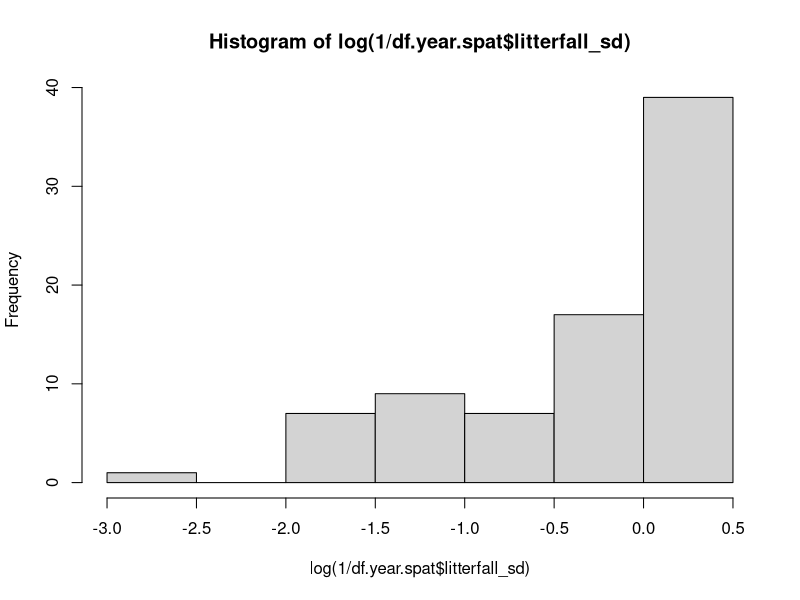
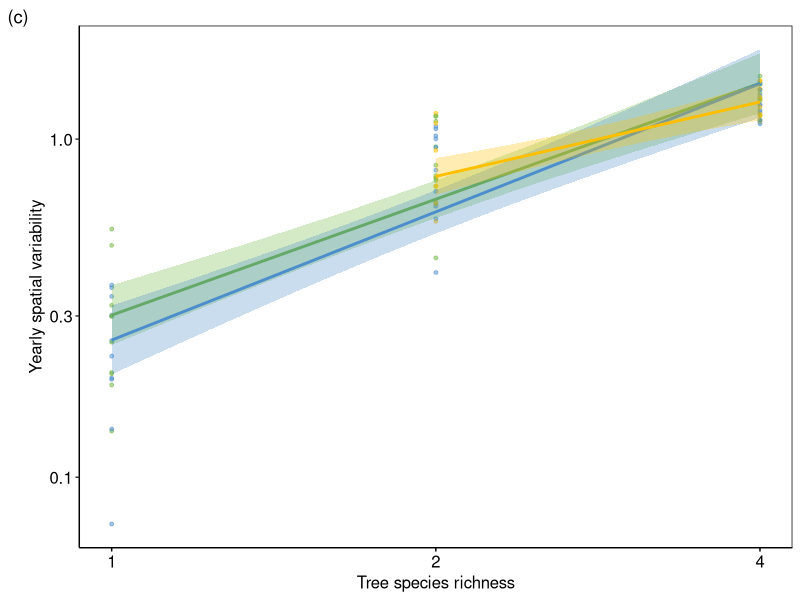
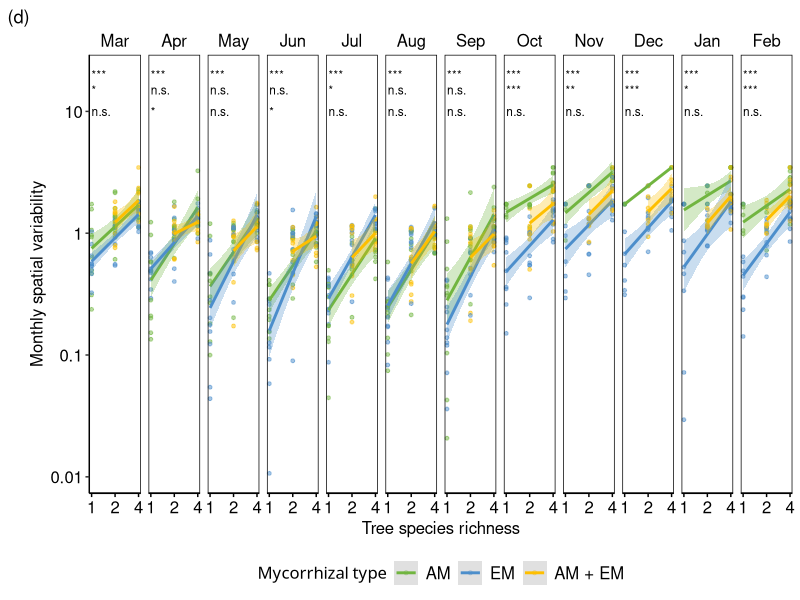
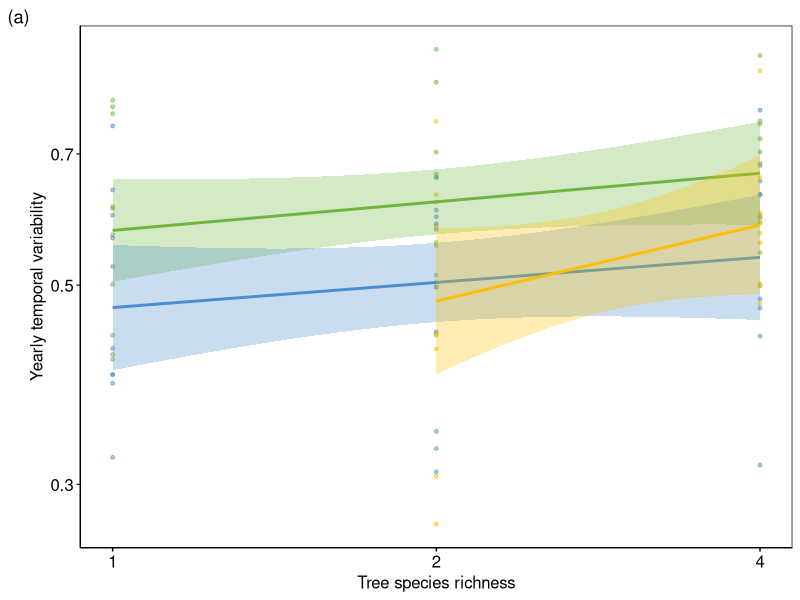
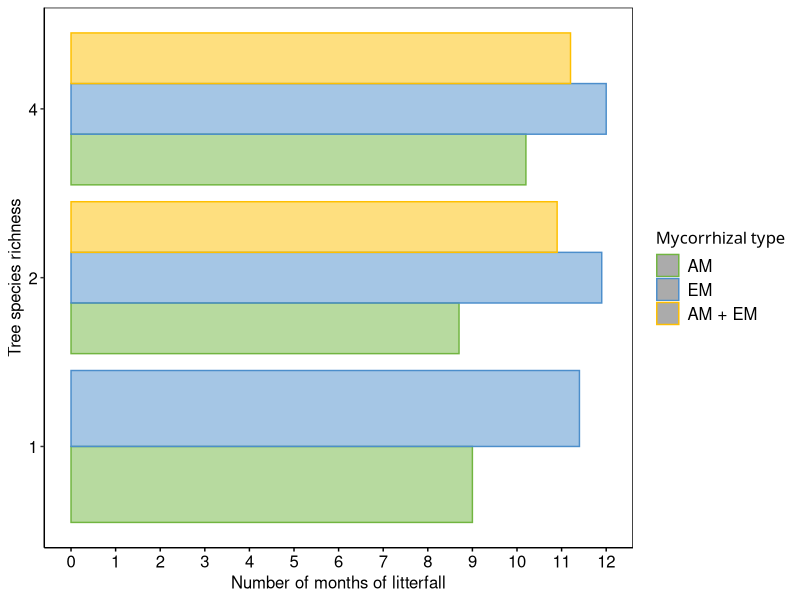
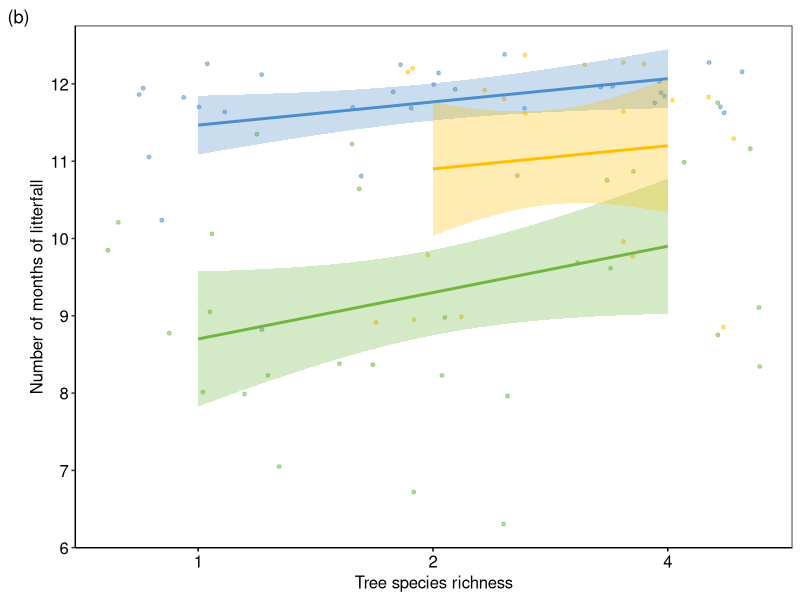
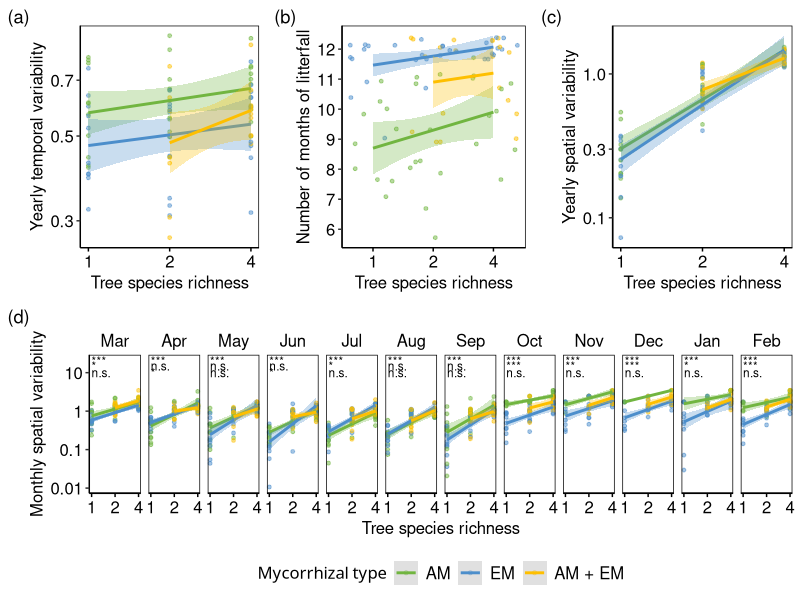

The R source for these figures, in order: (Note: this script raises an error after producing the figures.)
#---------------------------------------------------------------------
# MyDiv experiment; Litterfall data March 2023 - February 2024
# 2024-05-22
# temporal and spatial variability + temporal coverage of litter fall
# by Elisabeth Bönisch (elisabeth.boenisch@idiv.de)

#============================ Packages ===============================

rm(list=ls())

library(readr)
library(readxl)
library(tidyverse)
library(nlme)
library(lme4)
library(lmerTest)

#============================ Dataset ===============================

df.all.wide.info <- read.csv("1-data/2-1-data-handling/2-1-1-Full-data-wideformat-MyDiv-litter-dryweight-m2.csv")

# NO! average across traps ####
df.all.wide.trap <- df.all.wide.info 

df.all.wide.trap$div<-as.factor(df.all.wide.trap$tree_species_richness)
df.all.wide.trap$blk<-as.factor(df.all.wide.trap$block)
df.all.wide.trap$myc<-as.factor(df.all.wide.trap$mycorrhizal_type)
df.all.wide.trap$sr<-df.all.wide.trap$tree_species_richness
df.all.wide.trap$sr_myc<-paste(df.all.wide.trap$sr,df.all.wide.trap$myc,sep="_")#interaction terms
df.all.wide.trap$myc <- recode_factor(df.all.wide.trap$myc, "AMF" ="AM", "EMF" ="EM", "AMF+EMF" = "AM + EM")
df.all.wide.trap$block <- as.factor(df.all.wide.trap$block)

df.all.long <- df.all.wide.trap %>% 
  pivot_longer(cols=c(8:17),
               names_to="species",
               values_to="litterfall")

#### 1 Yearly spatial stability ####
df.year.spat = df.all.long |>
  group_by(block, sr, div, myc, plotID, month1) |> 
  summarise(litterfall_sd = mean(litterfall, na.rm=T)/sd(litterfall, na.rm=T))|>  # mean between traps and sd between traps
  mutate(month1 = factor(month1, levels = c(month.name[3:12], month.name[1:2]))) |>
  group_by(block, sr, div, myc, plotID) |> 
  summarise(litterfall_sd = mean(litterfall_sd, na.rm=T))

# use log and variability (1/stability)
hist(log(1/df.year.spat$litterfall_sd))

spa.stab.yearly <- ggplot()+
  geom_point(data = df.year.spat , 
             aes(x=sr, y=1/litterfall_sd, 
                 color = myc, fill = myc), shape =21, size = 1, alpha=0.5)+
  geom_smooth(data = df.year.spat, 
              aes(x=sr, y=1/litterfall_sd, 
                  color = myc, fill = myc),
              method="lm", alpha=0.3)+
  labs(y=bquote("Yearly spatial variability"), 
       x = "Tree species richness")+
  scale_x_continuous(trans='log2',
                     breaks=c(1,2,4))+
  scale_y_log10() +
  scale_fill_manual(values= c("#71b540","#4c8ecb","#febf00"),
                    name = "Mycorrhizal type",
                    guide="none")+ 
  scale_color_manual(values = c("#71b540","#4c8ecb","#febf00"), 
                     name = "Mycorrhizal type",
                     guide="none")+
  theme_bw()+
  theme(strip.background = element_blank(),
        strip.text = element_text(color="black", size = 12),
        axis.line = element_line(color="black"),
        axis.text.y = element_text(color="black", size = 12),
        axis.text.x = element_text(color="black", size = 12),
        axis.title.y = element_text(color="black", size = 12),
        axis.title.x = element_text(color="black", size = 12),
        axis.ticks.x = element_line(color="black"),
        strip.text.x = element_text(color="black", size = 12),
        panel.border = element_rect(colour="black", fill=NA),
        plot.background = element_blank(),
        panel.grid.minor = element_blank(),
        panel.grid.major = element_blank(),
        plot.title = element_text(size =12),
        plot.subtitle = element_text(size=12),
        legend.position = "right",
        legend.direction = "vertical",
        legend.key = element_rect(color="transparent"),   
        legend.title = element_text("Biodiversity effects", size = 12),
        legend.text = element_text(size=12),
        legend.background = element_rect(colour=NA),
        legend.box= NULL,
        legend.box.background = element_rect(color="transparent"))+
  labs(tag = "(c)")
spa.stab.yearly

#### 2 Monthly spatial stability ####
df.month.spat = df.all.long |>
  group_by(block, sr, div, myc, plotID, month1) |> 
  summarise(litterfall_sd = mean(litterfall, na.rm=T)/sd(litterfall, na.rm=T))|>
  mutate(month1 = factor(month1, levels = c(month.name[3:12], month.name[1:2]),labels=month.abb))

df.month.spat$month2 <- dplyr::recode_factor(df.month.spat$month1, 
                                                 "March"="Mar", 
                                                 "April"="Apr",
                                                 "May"="May",
                                                 "June"="Jun",
                                                 "July"="Jul",
                                                 "August"="Aug",
                                                 "September"="Sep",
                                                 "October"="Oct",
                                                 "November"="Nov",
                                                 "December"="Dec",
                                                 "January"="Jan",
                                                 "February"="Feb")

df.month.spat$month1 = factor(df.month.spat$month2, 
                                  levels = c(month.abb[3:12], month.abb[1:2]))


M = map_df( .x = unique(df.month.spat$month1),
            .f = ~ {
              mod = 
                lme(log(1/litterfall_sd) ~ sr * myc, 
                    random= ~1|block,
                    data= df.month.spat |>
                      filter(month1 == .x), 
                    na.action = na.omit) |> 
                anova() |> 
                data.frame() |> 
                mutate(month = .x)
              mod$exp = rownames(mod)
              rownames(mod) <- NULL
              mod |> 
                select(month, explanatory = exp, 
                       numDF, denDF, F.value, p.value)
            }) |> 
  mutate(sign = if_else(p.value < 0.001, '***', 
                        if_else(p.value < 0.01, "**", 
                                if_else(p.value < 0.05, '*',
                                        if_else(p.value<0.1, '.', 'n.s.')))))
M

M$sign[M$explanatory == 'sr' & M$month == 'March'] = 
  paste0("sr = ",M$sign[M$explanatory == 'sr' & M$month == 'March'])
M$sign[M$explanatory == 'myc' & M$month == 'March'] = 
  paste0("myc = ",M$sign[M$explanatory == 'myc' & M$month == 'March'])
M$sign[M$explanatory == 'sr:myc' & M$month == 'March'] = 
  paste0("sr:myc = ",M$sign[M$explanatory == 'sr:myc' & M$month == 'March'])

spa.stab.monthly <- ggplot()+
  geom_point(data = df.month.spat, 
             aes(x=sr, y=1/litterfall_sd, 
                 color = myc, fill = myc), shape =21, size = 1, alpha=0.5)+
  geom_smooth(data = df.month.spat, 
              aes(x=sr, y=1/litterfall_sd, 
                  color = myc, fill = myc),
              method="lm", alpha=0.3)+
  facet_grid(.~month1)+
  labs(y=bquote("Monthly spatial variability"), 
       x = "Tree species richness")+
  scale_y_log10(breaks=c(0.0001,0.001,0.01,0.1,1,10),labels=c(0.0001,0.001,0.01,0.1,1,10))+
  scale_x_continuous(trans='log2',
                     breaks=c(1,2,4))+
  scale_fill_manual(values= c("#71b540","#4c8ecb","#febf00"),
                    name = "Mycorrhizal type",
                    guide="none")+ 
  scale_color_manual(values = c("#71b540","#4c8ecb","#febf00"), 
                     name = "Mycorrhizal type")+
  geom_text(data = M |>
              mutate(month1 = month) |>
              filter(explanatory == 'sr'),
            aes(x=1, y=20,
                label = sign,
                hjust = 0),
            size=3, 
            color = 'black') +
  geom_text(data = M |>
              mutate(month1 = month) |>
              filter(explanatory == 'myc'),
            aes(x=1, y=15,
                label = sign,
                hjust = 0),
            size=3, 
            color = 'black') +
  geom_text(data = M |>
              mutate(month1 = month) |>
              filter(explanatory == 'sr:myc'),
            aes(x=1, y=10,
                label = sign,
                hjust = 0),
            size=3, 
            color = 'black') +
  theme_bw()+
  theme(strip.background = element_blank(),
        strip.text = element_text(color="black", size = 12),
        axis.line = element_line(color="black"),
        axis.text.y = element_text(color="black", size = 12),
        axis.text.x = element_text(color="black", size = 12),
        axis.title.y = element_text(color="black", size = 12),
        axis.title.x = element_text(color="black", size = 12),
        axis.ticks.x = element_line(color="black"),
        strip.text.x = element_text(color="black", size = 12),
        panel.border = element_rect(colour="black", fill=NA),
        plot.background = element_blank(),
        panel.grid.minor = element_blank(),
        panel.grid.major = element_blank(),
        plot.title = element_text(size =12),
        plot.subtitle = element_text(size=12),
        legend.position = "bottom",
        legend.direction = "horizontal",
        legend.key = element_rect(color="transparent"),   
        legend.title = element_text("Biodiversity effects", size = 12),
        legend.text = element_text(size=12),
        legend.background = element_rect(colour=NA),
        legend.box= NULL,
        legend.box.background = element_rect(color="transparent"))+
  labs(tag = "(d)")

spa.stab.monthly


#### 3 Yearly temporal stability  ####
df.year.temp = df.all.long |>
  group_by(block, sr, div, myc, plotID, month1) |> 
  summarise(litterfall_mean = mean(litterfall, na.rm=T))|>
  mutate(month1 = factor(month1, levels = c(month.name[3:12], month.name[1:2]))) |>
  group_by(block, sr, div, myc, plotID) |> 
  summarise(litterfall_sd = mean(litterfall_mean, na.rm=T)/sd(litterfall_mean, na.rm=T))

temp.stab.yearly <- ggplot()+
  geom_point(data = df.year.temp , 
             aes(x=sr, y=log(1/litterfall_sd), 
                 color = myc, fill = myc), shape =21, size = 1, alpha=0.5)+
  geom_smooth(data = df.year.temp, 
              aes(x=sr, y=log(1/litterfall_sd), 
                  color = myc, fill = myc),
              method="lm", alpha=0.3)+
  labs(y=bquote("Yearly temporal variability"), 
       x = "Tree species richness")+
  scale_x_continuous(trans='log2',
                     breaks=c(1,2,4))+
  scale_y_log10()+
  scale_fill_manual(values= c("#71b540","#4c8ecb","#febf00"),
                    name = "Mycorrhizal type",
                    guide="none")+ 
  scale_color_manual(values = c("#71b540","#4c8ecb","#febf00"), 
                     name = "Mycorrhizal type",
                     guide="none")+
  theme_bw()+
  theme(strip.background = element_blank(),
        strip.text = element_text(color="black", size = 12),
        axis.line = element_line(color="black"),
        axis.text.y = element_text(color="black", size = 12),
        axis.text.x = element_text(color="black", size = 12),
        axis.title.y = element_text(color="black", size = 12),
        axis.title.x = element_text(color="black", size = 12),
        axis.ticks.x = element_line(color="black"),
        strip.text.x = element_text(color="black", size = 12),
        panel.border = element_rect(colour="black", fill=NA),
        plot.background = element_blank(),
        panel.grid.minor = element_blank(),
        panel.grid.major = element_blank(),
        plot.title = element_text(size =12),
        plot.subtitle = element_text(size=12),
        legend.position = "right",
        legend.direction = "vertical",
        legend.key = element_rect(color="transparent"),   
        legend.title = element_text("Biodiversity effects", size = 12),
        legend.text = element_text(size=12),
        legend.background = element_rect(colour=NA),
        legend.box= NULL,
        legend.box.background = element_rect(color="transparent"))+
  labs(tag = "(a)")
temp.stab.yearly


#### 5 temporal coverage ####

# average across traps ####
df.all.wide.mean <- df.all.wide.info %>%
  dplyr::group_by(plotID, plotName, tree_species_richness, mycorrhizal_type, myc, sr, div, block, blk, month1, month, composition) %>% # removed trap and month
  dplyr::summarise(Ac_mean = mean(Ac, na.rm = TRUE),	
                   Ae_mean = mean(Ae, na.rm = TRUE),
                   Be_mean = mean(Be, na.rm = TRUE),	
                   Ca_mean = mean(Ca, na.rm = TRUE),
                   Fa_mean = mean(Fa, na.rm = TRUE),	
                   Fr_mean = mean(Fr, na.rm = TRUE),	
                   Pr_mean = mean(Pr, na.rm = TRUE),	
                   Qu_mean = mean(Qu, na.rm = TRUE), 
                   So_mean = mean(So, na.rm = TRUE),	
                   Ti_mean = mean(Ti, na.rm = TRUE), 
                   cont_mean = mean(cont, na.rm = TRUE))

df.all.wide.mean$div<-as.factor(df.all.wide.mean$tree_species_richness)
df.all.wide.mean$blk<-as.factor(df.all.wide.mean$block)
df.all.wide.mean$myc<-as.factor(df.all.wide.mean$mycorrhizal_type)
df.all.wide.mean$sr<-df.all.wide.mean$tree_species_richness
df.all.wide.mean$sr_myc<-paste(df.all.wide.mean$sr,df.all.wide.mean$myc,sep="_")#interaction terms
df.all.wide.mean$myc <- recode_factor(df.all.wide.mean$myc, "AMF" ="AM", "EMF" ="EM", "AMF+EMF" = "AM + EM")

# long format ####
df.all.long <- df.all.wide.mean %>% 
  pivot_longer(cols=c(13:22),
               names_to="species",
               values_to="dryweight")

# sum across species per plot
df.litter.sum = df.all.long |> 
  group_by(block, plotID, div, sr, myc, month1) |> 
  summarise(litterfall = sum(dryweight, na.rm = T),
            litterfall_mean = mean(dryweight, na.rm =T),
            litterfall_sd = sd(dryweight, na.rm = T))

# monthly coverage - sum per plot, if litter dryweight larger then 0 ####
df.litter.cover = df.litter.sum |>
  group_by(block, plotID, div, sr, myc) |>
  filter(litterfall >0) |>
  summarise(number_month_litterfall = n())

ggplot(df.litter.cover, aes(x=number_month_litterfall, y=div, color=myc, fill=myc))+
  geom_bar(position = "dodge", stat = "summary", aes(fill=myc, color=myc), alpha=0.5)+
  labs(y=bquote("Tree species richness"), 
       x = "Number of months of litterfall")+
  scale_fill_manual(values= c("#71b540","#4c8ecb","#febf00"),
                    name = "Mycorrhizal type",
                    guide="none")+ 
  scale_color_manual(values = c("#71b540","#4c8ecb","#febf00"), 
                     name = "Mycorrhizal type")+
  scale_x_continuous(breaks= c(0:12))+
  theme_bw()+
  theme(strip.background = element_blank(),
        strip.text = element_text(color="black", size = 12),
        axis.line = element_line(color="black"),
        axis.text.y = element_text(color="black", size = 12),
        axis.text.x = element_text(color="black", size = 12),
        axis.title.y = element_text(color="black", size = 12),
        axis.title.x = element_text(color="black", size = 12),
        axis.ticks.x = element_line(color="black"),
        strip.text.x = element_text(color="black", size = 12),
        panel.border = element_rect(colour="black", fill=NA),
        plot.background = element_blank(),
        panel.grid.minor = element_blank(),
        panel.grid.major = element_blank(),
        plot.title = element_text(size =12),
        plot.subtitle = element_text(size=12),
        legend.position = "right",
        legend.direction = "vertical",
        legend.key = element_rect(color="transparent"),   
        legend.title = element_text("Biodiversity effects", size = 12),
        legend.text = element_text(size=12),
        legend.background = element_rect(colour=NA),
        legend.box= NULL,
        legend.box.background = element_rect(color="transparent"))

temp.cov <- ggplot(df.litter.cover, aes(y=number_month_litterfall, x=sr, color=myc, fill=myc))+
  geom_jitter(shape =21, size = 1, alpha=0.5)+
  geom_smooth(method="lm", alpha=0.3)+
  labs(y=bquote("Number of months of litterfall"), 
       x = "Tree species richness")+
  scale_fill_manual(values= c("#71b540","#4c8ecb","#febf00"),
                    name = "Mycorrhizal type",
                    guide="none")+ 
  scale_color_manual(values = c("#71b540","#4c8ecb","#febf00"), 
                     name = "Mycorrhizal type",
                     guide="none")+
  scale_y_continuous(breaks= c(0:12))+
  scale_x_continuous(trans='log2',
                     breaks=c(1,2,4))+
  theme_bw()+
  theme(strip.background = element_blank(),
        strip.text = element_text(color="black", size = 12),
        axis.line = element_line(color="black"),
        axis.text.y = element_text(color="black", size = 12),
        axis.text.x = element_text(color="black", size = 12),
        axis.title.y = element_text(color="black", size = 12),
        axis.title.x = element_text(color="black", size = 12),
        axis.ticks.x = element_line(color="black"),
        strip.text.x = element_text(color="black", size = 12),
        panel.border = element_rect(colour="black", fill=NA),
        plot.background = element_blank(),
        panel.grid.minor = element_blank(),
        panel.grid.major = element_blank(),
        plot.title = element_text(size =12),
        plot.subtitle = element_text(size=12),
        legend.position = "right",
        legend.direction = "vertical",
        legend.key = element_rect(color="transparent"),   
        legend.title = element_text("Biodiversity effects", size = 12),
        legend.text = element_text(size=12),
        legend.background = element_rect(colour=NA),
        legend.box= NULL,
        legend.box.background = element_rect(color="transparent"))+
  labs(tag = "(b)")

temp.cov


library(gridExtra)
plot2 <-grid.arrange(layout_matrix = rbind(c(1,2,3), 
                                           c(4,4,4)),
                     grobs= list(temp.stab.yearly, temp.cov,spa.stab.yearly, spa.stab.monthly))

plot2


ggsave("3-plots/2-2-12-Figure-spatial-temporal-variability-m2-2024-05-22.jpeg",
       plot2,
       height=20,
       width=32,
       unit="cm",
       dpi=2000)

ggsave("3-plots/2-2-12-Figure-spatial-temporal-variability-m2-2024-05-22.pdf",
       plot2,
       device = cairo_pdf,
       height=20,
       width=32,
       unit="cm",
       dpi=2000)
